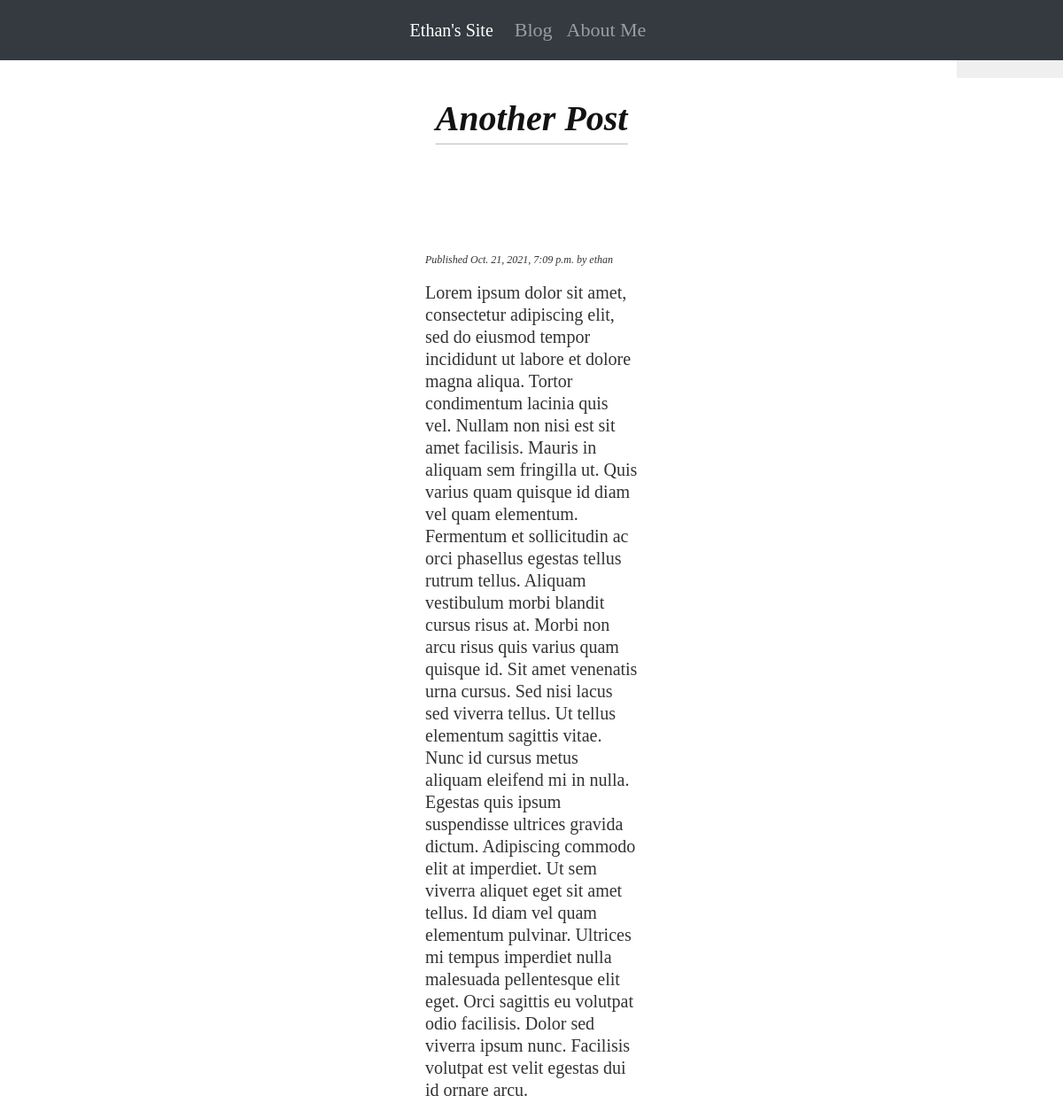
The page /2021/10/21/anoth_post on the database its author committed.
### functionality/models.py (models this page shows, shortened)
class Post(models.Model):
    STATUS_CHOICES = (
        ('draft', 'Draft'), ('published', 'Published'),
    )
    title = models.CharField(max_length=500)
    slug = models.SlugField(max_length=500, unique_for_date='publish')
    author = models.ForeignKey(User, on_delete=models.CASCADE, related_name='blog_posts')
    body = models.TextField()
    publish = models.DateTimeField(default=django.utils.timezone.now)
    created = models.DateTimeField(auto_now_add=True)
    updated = models.DateTimeField(auto_now=True)
    status = models.CharField(max_length=10, choices=STATUS_CHOICES, default='draft')
    objects = models.Manager()
    published = PublishedManager()
    class Meta:
        ordering = ('-publish',)

### functionality/views.py (the view)
# urls.py: path('<int:year>/<int:month>/<int:day>/<slug:post>', views.post_detail,
def post_detail(request, year, month, day, post):
    post = get_object_or_404(Post, slug = post, status = 'published', publish__year = year, publish__month = month, publish__day = day)
    return render(request, 'html/detail.html', {'post': post})

### functionality/templates/html/detail.html (shortened to what this page needs)
{% extends "html/base.html" %}
{% block content %}
    <br><br>
    <h1 class="times" style="font-size: 40px">{{ post.title }}</h1>
    <br><br><br><br><br><br><br>
    <div class="navbar-center"style="width: 20%;">
        <p class="date">
            Published {{ post.publish }} by {{ post.author }}
        </p>
        <p class="times_info">
            {{ post.body|safe|linebreaksbr }}
        </p>
    </div>
{% endblock %}

### functionality/static/css/blog.css (style rules this page uses)
.times { color: #121212; font-family: 'times new roman', serif; font-weight: 700; font-style: italic; font-size: 1.9375rem; line-height: 2.25rem; text-align: left; }
.times_info { font-style: normal; font-stretch: normal; margin-bottom: 1.25rem; color: #333; font-family: 'times new roman', serif; font-weight: 300; font-size: 1.25rem; line-height: 1.5625rem; }
body { margin: 0; padding: 0; font-family: helvetica, sans-serif; }
h1 { font-weight: normal; border-bottom: 1px solid #bbb; padding: 0 0 10px 0; position: absolute; left: 50%; transform: translatex(-50%); }
p.date { color: #333333; font-family: georgia, serif; font-size: 12px; font-style: italic; }

### functionality/static/css/home.css (style rules this page uses)
.navbar-center { position: absolute; left: 50%; transform: translatex(-50%); }

### rows shown on the page
Post: title "Another Post", publish "Oct. 21, 2021, 7:09 p.m.", author "ethan", body "Lorem ipsum dolor sit amet, consectetur adipiscing elit, sed do eiusmod tempor incididunt ut labore et dolore magna aliqua. Tortor condimentum lacinia quis vel. Nullam non nisi est sit amet facilisis. Mauris in aliquam sem fringilla ut. Quis varius quam quisque id diam vel quam elementum. Fermentum et sollicitudin ac orci phasellus egestas tellus rutrum tellus. Aliquam vestibulum morbi blandit cursus risus at. Morbi non arcu risus quis varius quam quisque id. Sit amet venenatis urna cursus. Sed nisi lacus sed viverra tellus. Ut tellus elementum sagittis vitae. Nunc id cursus metus aliquam eleifend mi in nulla. Egestas quis ipsum suspendisse ultrices gravida dictum. Adipiscing commodo elit…"
